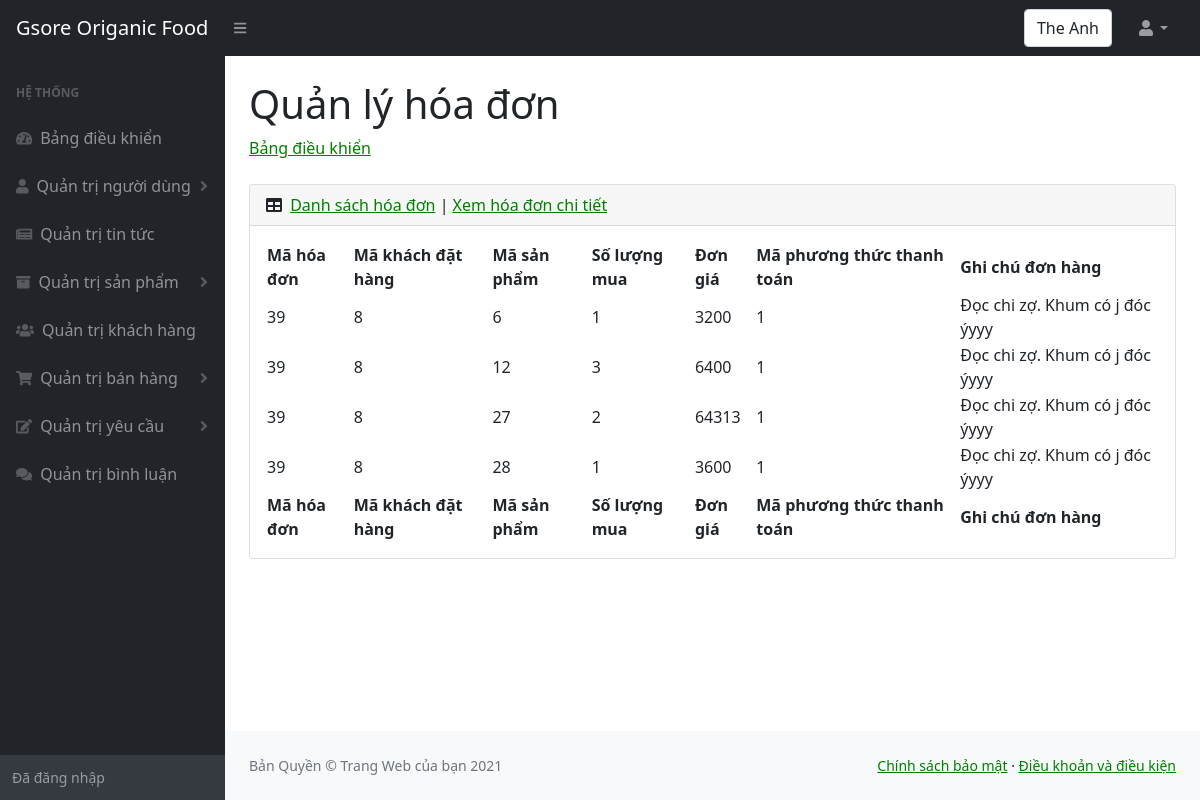
Page /admin/hoadonxemchitiet.php?id=39 (signed in) on the committed database.
### tables this page shows
CREATE TABLE `chitiethoadon` (
  `mahoadon` int(10) NOT NULL,
  `masanpham` int(10) NOT NULL,
  `soluongmua` int(15) NOT NULL,
  `dongia` float NOT NULL,
  `maphuongthucthanhtoan` int(11) NOT NULL,
  `ghichudonhang` text DEFAULT NULL,
  `makhachdathang` int(11) NOT NULL
);

### admin/hoadonxemchitiet.php (the view, shortened to what this page needs)
<!DOCTYPE html>
<html lang="en">
    <head>
        <link href="https://cdn.jsdelivr.net/npm/simple-datatables@latest/dist/style.css" rel="stylesheet" />
        <link href="css/styles.css" rel="stylesheet" />
    </head>
    <body class="sb-nav-fixed">
        <nav class="sb-topnav navbar navbar-expand navbar-dark bg-dark">
            <a class="navbar-brand ps-3" href="../index.php">Gsore Origanic Food </a>
            <button class="btn btn-link btn-sm order-1 order-lg-0 me-4 me-lg-0" id="sidebarToggle" href="#!"><i class="fas fa-bars"></i></button>
            <form class="d-none d-md-inline-block form-inline ms-auto me-0 me-md-3 my-2 my-md-0">
                <div class="input-group">
                  <div class="form-control"><?php  echo $_SESSION['ten_nguoi_dung'];?>  </div>
                </div>
            </form>
            <ul class="navbar-nav ms-auto ms-md-0 me-3 me-lg-4">
                <li class="nav-item dropdown">
                    <a class="nav-link dropdown-toggle" id="navbarDropdown" href="#" role="button" data-bs-toggle="dropdown" aria-expanded="false"><i class="fas fa-user fa-fw"></i></a>
                </li>
            </ul>
        </nav>
        <div id="layoutSidenav">
        <div id="layoutSidenav_nav" >
                <nav class="sb-sidenav accordion sb-sidenav-dark" id="sidenavAccordion">
                    <div class="sb-sidenav-menu">
                        <div class="nav">
                            <div class="sb-sidenav-menu-heading">Hệ thống</div>
                            <a class="nav-link" href="index.php">
                                <div class="sb-nav-link-icon"><i class="fas fa-tachometer-alt"></i></div>
                                Bảng điều khiển
                            </a>
                            <a class="nav-link collapsed" href="nguoidung.php" data-bs-toggle="collapse" data-bs-target="#collapseOne" aria-expanded="false" aria-controls="collapseOne">
                                <div class="sb-nav-link-icon"><i class="fas fa-user"></i></div>
                                Quản trị người dùng
                                <div class="sb-sidenav-collapse-arrow"><i class="fas fa-angle-down"></i></div>
                            </a>
                            <a class="nav-link" href="tintuc.php">
                                <div class="sb-nav-link-icon"><i class="fas fa-newspaper"></i></div>
                                    Quản trị tin tức
                            </a>
                            <a class="nav-link collapsed" href="#" data-bs-toggle="collapse" data-bs-target="#collapseTwo" aria-expanded="false" aria-controls="collapseTwo">
                                <div class="sb-nav-link-icon"><i class="fas fa-archive"></i></div>
                                Quản trị sản phẩm
                                <div class="sb-sidenav-collapse-arrow"><i class="fas fa-angle-down"></i></div>
                            </a>
                            <a class="nav-link" href="khachhang.php">
                                <div class="sb-nav-link-icon"><i class="fas fa-users"></i></div>
                                Quản trị khách hàng
                            </a>
                            <a class="nav-link collapsed" href="#" data-bs-toggle="collapse" data-bs-target="#collapseThree" aria-expanded="false" aria-controls="collapseThree">
                                <div class="sb-nav-link-icon"><i class="fas fa-shopping-cart"></i></div>
                                Quản trị bán hàng
                                <div class="sb-sidenav-collapse-arrow"><i class="fas fa-angle-down"></i></div>
                            </a>
                            <a class="nav-link collapsed" href="#" data-bs-toggle="collapse" data-bs-target="#collapseFour" aria-expanded="false" aria-controls="collapseFour">
                                <div class="sb-nav-link-icon"><i class="fas fa-edit"></i></div>
                                Quản trị yêu cầu
                                <div class="sb-sidenav-collapse-arrow"><i class="fas fa-angle-down"></i></div>
                            </a>
                            <a class="nav-link" href="binhluan.php">
                                <div class="sb-nav-link-icon"><i class="fas fa-comments"></i></div>
                                Quản trị bình luận
                            </a>
                        </div>
                    </div>
                    <div class="sb-sidenav-footer">
                        <div class="small">Đã đăng nhập</div>
                    </div>
                </nav>
            </div>
            <div id="layoutSidenav_content">
                <main>
                    <div class="container-fluid px-4">
                        <h1 class="mt-4">Quản lý hóa đơn</h1>
                        <ol class="breadcrumb mb-4">
                            <li class="breadcrumb-item"><a href="index.php">Bảng điều khiển</a></li>
                        </ol>
                        <div class="card mb-4">
                            <div class="card-header">
                                <i class="fas fa-table me-1"></i>
                                <a href="hoadon.php">Danh sách hóa đơn</a> | <a href="hoadonxemchitiet.php">Xem hóa đơn chi tiết</a>
                            </div>
                            <div class="card-body">
                                <table id="datatablesSimple">
                                    <thead>
                                        <tr>
                                            <th>Mã hóa đơn</th>
                                            <th>Mã khách đặt hàng</th>
                                            <th>Mã sản phẩm</th>
                                            <th>Số lượng mua</th>
                                            <th>Đơn giá</th>
                                            <th>Mã phương thức thanh toán</th>
                                            <th>Ghi chú đơn hàng</th>
                                        </tr>
                                    </thead>
                                    <tfoot>
                                        <tr>
                                            <th>Mã hóa đơn</th>
                                            <th>Mã khách đặt hàng</th>
                                            <th>Mã sản phẩm</th>
                                            <th>Số lượng mua</th>
                                            <th>Đơn giá</th>
                                            <th>Mã phương thức thanh toán</th>
                                            <th>Ghi chú đơn hàng</th>
                                        </tr>
                                    </tfoot>
                                    <tbody>
                                    <?php
                                        include("../config.php");
                                        $mahoadon = $_GET["id"];
                                        $sql = "
                                                SELECT *
                                                FROM chitiethoadon where mahoadon = '".$mahoadon."'
                                        ";
                                        $hoa_don_chi_tiet = mysqli_query($ket_noi, $sql) or die("lỗi truy vấn");
                                        while($row = mysqli_fetch_array($hoa_don_chi_tiet)){
                                    ;?>
                                        <tr>
                                            <td><?php echo $row["mahoadon"];?></td>
                                            <td><?php echo $row["makhachdathang"];?></td>
                                            <td><?php echo $row["masanpham"];?></td>
                                            <td><?php echo $row["soluongmua"];?></td>
                                            <td><?php echo $row["dongia"];?></td>
                                            <td><?php echo $row["maphuongthucthanhtoan"];?></td>
                                            <td><?php echo $row["ghichudonhang"];?></td>
                                        </tr>
                                    <?php } ?>
                                    </tbody>
                                </table>
                            </div>
                        </div>
                    </div>
                </main>
                <footer  class="py-4 bg-light mt-auto" >
                    <div class="container-fluid px-4">
                        <div class="d-flex align-items-center justify-content-between small">
                            <div class="text-muted">Bản Quyền &copy; Trang Web của bạn 2021</div>
                            <div>
                                <a href="chinhsachbaomat.php">Chính sách bảo mật</a>
                                &middot;
                                <a href="chinhsachbaomat.php">Điều khoản và điều kiện</a>
                            </div>
                        </div>
                    </div>
                </footer>
            </div>
        </div>
    </body>
</html>

### rows in the picture
chitiethoadon: mahoadon "39", makhachdathang "8", masanpham "6", soluongmua "1", dongia "3200", maphuongthucthanhtoan "1", ghichudonhang "Đọc chi zợ. Khum có j đóc ýyyy"
chitiethoadon: mahoadon "39", makhachdathang "8", masanpham "12", soluongmua "3", dongia "6400", maphuongthucthanhtoan "1", ghichudonhang "Đọc chi zợ. Khum có j đóc ýyyy"
chitiethoadon: mahoadon "39", makhachdathang "8", masanpham "27", soluongmua "2", dongia "64313", maphuongthucthanhtoan "1", ghichudonhang "Đọc chi zợ. Khum có j đóc ýyyy"
chitiethoadon: mahoadon "39", makhachdathang "8", masanpham "28", soluongmua "1", dongia "3600", maphuongthucthanhtoan "1", ghichudonhang "Đọc chi zợ. Khum có j đóc ýyyy"

### other values in the picture
$_SESSION['ten_nguoi_dung'] "The Anh"
